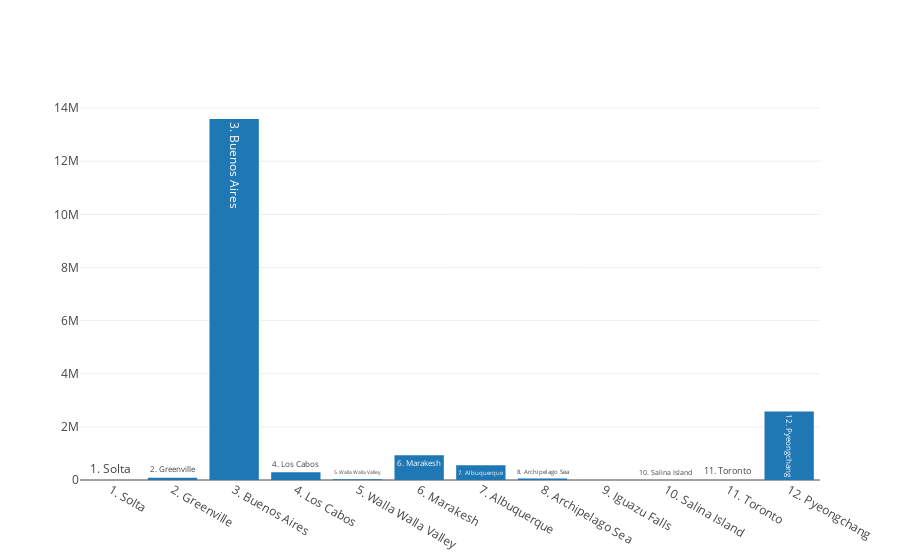

The notebook cell this image was saved under:
### Code cell
import plotly
plotly.offline.init_notebook_mode(connected=True)
plotly.offline.iplot([trace_populations])

### Figure 1 — Plotly figure (JSON) as saved in the notebook; plotly's stock layout.template omitted (floating-point values rounded to 4 significant figures)
{"data": [{"name": "populations", "text": ["1. Solta", "2. Greenville", "3. Buenos Aires", "4. Los Cabos", "5. Walla Walla Valley", "6. Marakesh", "7. Albuquerque", "8. Archipelago Sea", "9. Iguazu Falls", "10. Salina Island", "11. Toronto", "12. Pyeongchang"], "type": "bar", "x": ["1. Solta", "2. Greenville", "3. Buenos Aires", "4. Los Cabos", "5. Walla Walla Valley", "6. Marakesh", "7. Albuquerque", "8. Archipelago Sea", "9. Iguazu Falls", "10. Salina Island", "11. Toronto", "12. Pyeongchang"], "y": [1700, 84554, 13591863, 287651, 32237, 928850, 559277, 60000, 0, 4000, 630, 2581000]}], "layout": {}}
